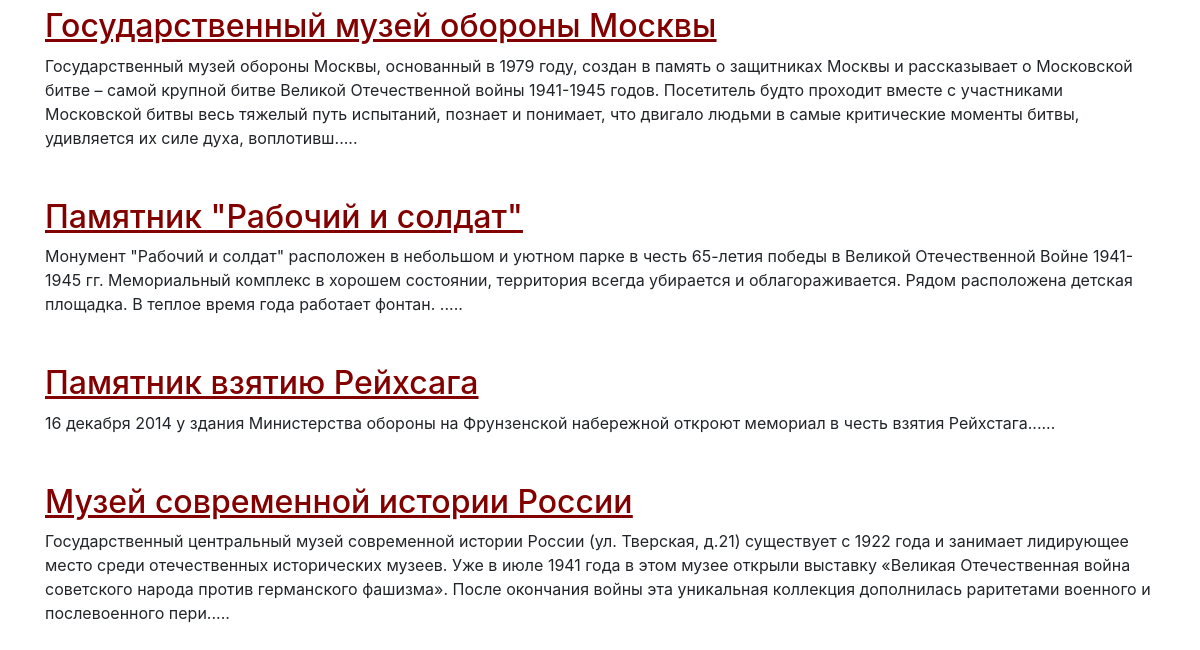
The page /index (lower part) on the database as committed earlier.
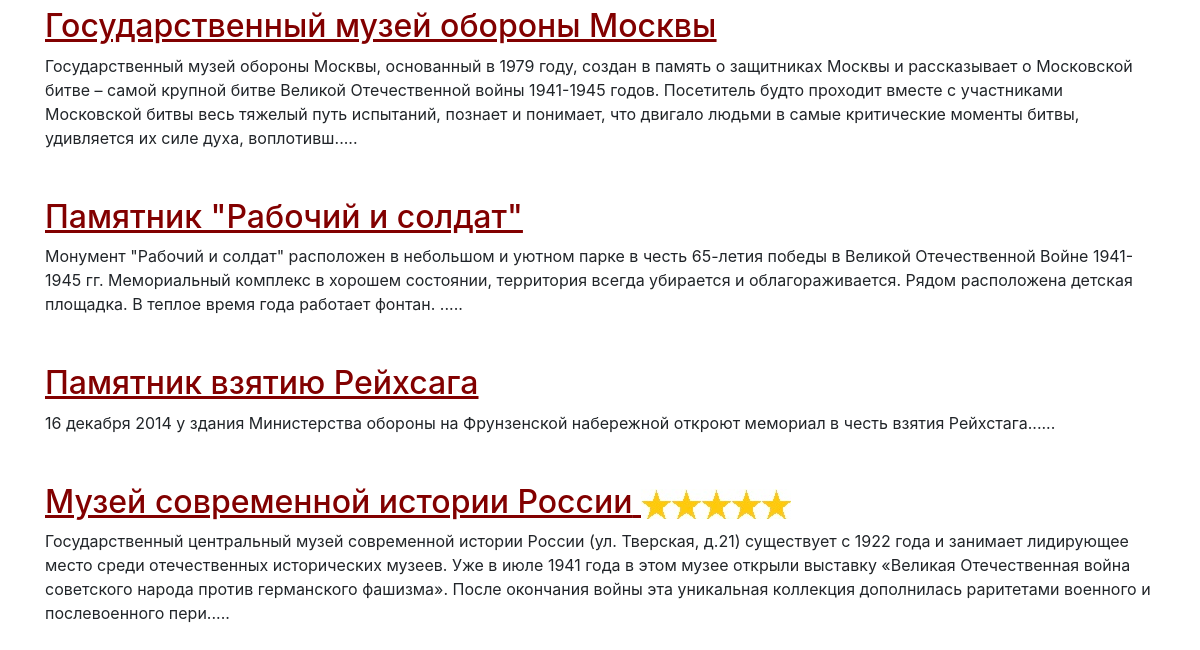
The same page on the database as committed later.
### data/places.py (models this page shows)
class Place(SqlAlchemyBase, SerializerMixin):
    __tablename__ = 'places'
    id = sqlalchemy.Column(sqlalchemy.Integer, primary_key=True, autoincrement=True)
    name = sqlalchemy.Column(sqlalchemy.String)
    address = sqlalchemy.Column(sqlalchemy.String)
    about = sqlalchemy.Column(sqlalchemy.String, nullable=True)
    coords = sqlalchemy.Column(sqlalchemy.String, nullable=True)
    picture = sqlalchemy.Column(sqlalchemy.String, nullable=True)
    rating = sqlalchemy.Column(sqlalchemy.Float, default=0.0)
    comments_list = sqlalchemy.Column(sqlalchemy.String, default='')
    site = sqlalchemy.Column(sqlalchemy.String, nullable=True)

### main.py (the view)
@app.route("/main")
@app.route("/index")
def index():
    places = PlaceListResource_All.get(PlaceListResource_All())
    for place in places:
        place.rating = round(float(place.rating))
    return render_template("index.html", title='Историческая Москва', places=places)

### data/db_session.py (called while the page is built)
def create_session() -> Session:
    global __factory
    return __factory()

### data/places.py (called while the page is built)
    def get(self):
        session = create_session()
        places = session.query(Place).all()
        return places

### templates/index.html (shortened to what this page needs)
{% extends "base.html" %}
{% block content %}
<br>
{% for place in places %}
    <h2 style="text-decoration: underline; color: #820000;">
        <a style="text-decoration: underline; color: #820000;" href="/one_place/{{place.id}}">{{place.name}}</a>
    {% if place.rating == 1 %}
        <img src="/static/img/star_1.jpg">
    {% elif place.rating == 2 %}
        <img src="/static/img/star_2.jpg">
    {% elif place.rating == 3 %}
        <img src="/static/img/star_3.jpg">
    {% elif place.rating == 4 %}
        <img src="/static/img/star_4.jpg">
    {% elif place.rating == 5 %}
        <img src="/static/img/star_5.jpg">
    {% endif %}
    </h2>
    {% set about=place.about[:400]+'.....' %}
    <div>{{about}}</div>
    <br><br>
{% endfor %}
{% endblock %}

Rows that differ between the two databases and show on the page:
changed Place "Музей современной истории России": rating: picture added
